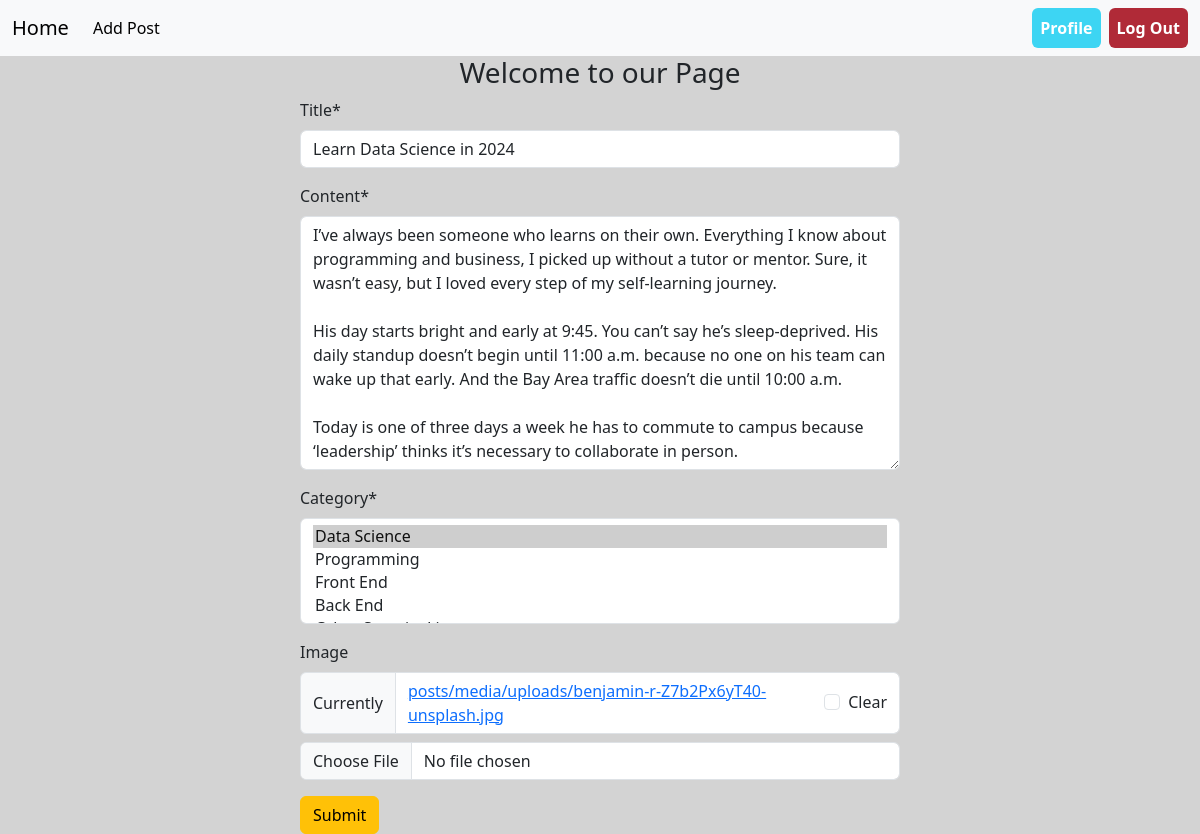
The page /post/edit/3/ (signed in) on the database its author committed.
### posts/models.py (models this page shows, shortened)
class Post(models.Model):
    title=models.CharField(max_length=255)
    content=models.TextField()
    category=models.ManyToManyField(to=Category)
    author=models.ForeignKey(to=User,on_delete=models.CASCADE)
    image=models.ImageField(upload_to='posts/media/uploads/',blank=True,null=True)

### posts/views.py (the view)
# urls.py: path('edit/<int:id>/',views.EditPostView.as_view(),name='edit_post'),
@method_decorator(login_required, name='dispatch')
class EditPostView(UpdateView):
    model=Post
    form_class=PostForm
    template_name='posts/add_post.html'
    pk_url_kwarg='id'
    success_url=reverse_lazy('profile')

### posts/forms.py
class PostForm(forms.ModelForm):
    class Meta:
        model=Post
        exclude=['author']

### categories/models.py (called while the page is built)
    def __str__(self) -> str:
        return self.name

### posts/templates/posts/add_post.html
{% extends "base.html" %} {% load crispy_forms_tags %} {% block content %}
<form action="" method="post" style="height:500px;width:50%;margin:auto" novalidate>
  <h3 class='text-center'>Welcome to our {{type}} Page</h3>
  {% csrf_token %} {{form | crispy}}
  <button class="btn btn-warning" type="submit">Submit</button>
</form>
{% endblock content %}

### rows shown on the page
Post: title "Learn Data Science in 2024", content "I’ve always been someone who learns on their own. Everything I know about programming and business, I picked up without a tutor or mentor. Sure, it wasn’t easy, but I loved every step of my self-learning journey. His day starts bright and early at 9:45. You can’t say he’s sleep-deprived. His daily standup doesn’t begin until 11:00 a.m. because no one on his team can wake up that early. And the Bay Area traffic doesn’t die until 10:00 a.m. Today is one of three days a week he has to commute to campus because ‘leadership’ thinks it’s necessary to collaborate in person."
